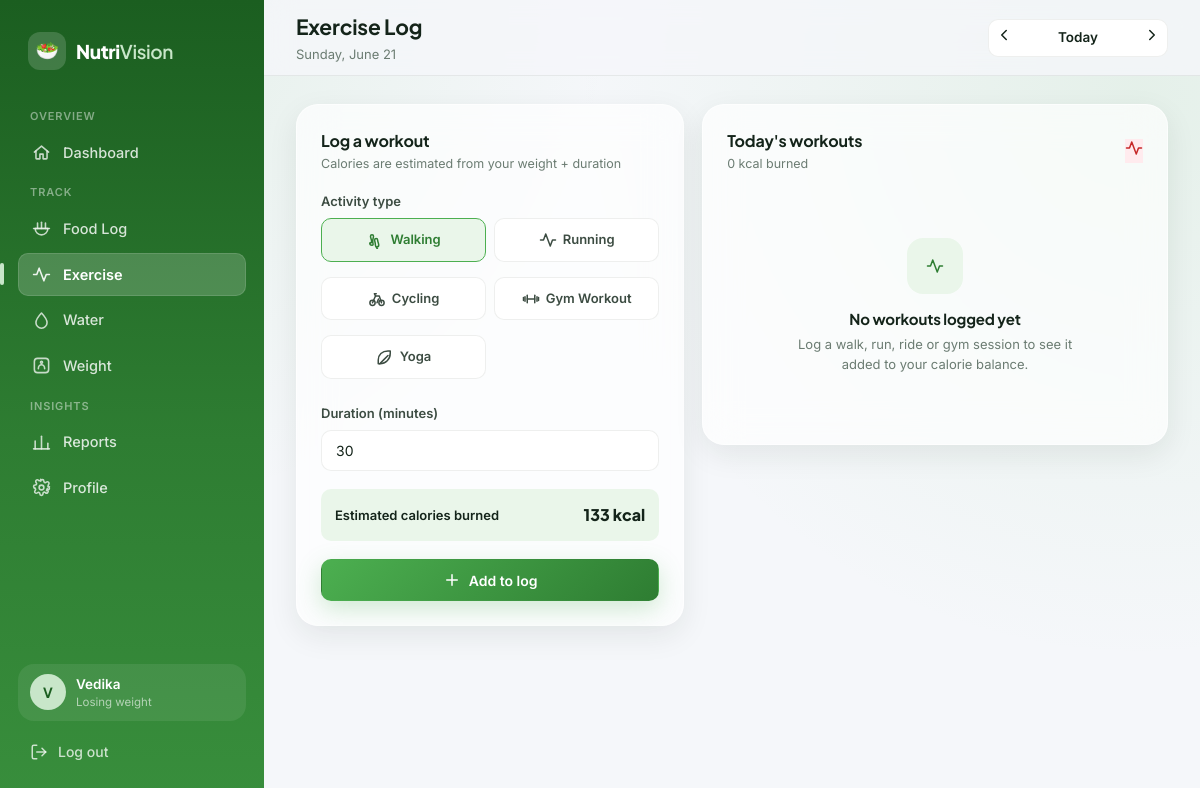
/exercise (signed in), run on the app's committed database.
### models.py (models this page shows, shortened)
class User(UserMixin, db.Model):
    __tablename__ = "users"
    id = db.Column(db.Integer, primary_key=True)
    name = db.Column(db.String(100), nullable=False)
    email = db.Column(db.String(150), unique=True, nullable=False, index=True)
    password_hash = db.Column(db.String(255), nullable=False)
    age = db.Column(db.Integer)
    gender = db.Column(db.String(20))  # 'male' | 'female' | 'other'
    height = db.Column(db.Float)  # centimetres
    weight = db.Column(db.Float)  # kilograms (latest known weight)
    goal_weight = db.Column(db.Float)  # kilograms (target weight)
    activity_level = db.Column(db.String(30), default="sedentary")
    goal = db.Column(db.String(20), default="maintenance")  # weight_loss | maintenance | weight_gain
    water_goal_ml = db.Column(db.Integer, default=2000)
    created_at = db.Column(db.DateTime, default=datetime.utcnow)
    food_logs = db.relationship("FoodLog", backref="user", lazy=True, cascade="all, delete-orphan")
    exercise_logs = db.relationship("ExerciseLog", backref="user", lazy=True, cascade="all, delete-orphan")
    water_logs = db.relationship("WaterLog", backref="user", lazy=True, cascade="all, delete-orphan")
    weight_logs = db.relationship("WeightLog", backref="user", lazy=True, cascade="all, delete-orphan")

### blueprints/exercise.py (the view)
@exercise_bp.route("/exercise")
@login_required
def exercise_page():
    selected_date = _parse_date(request.args.get("date"))
    logs = (
        ExerciseLog.query.filter_by(user_id=current_user.id, date=selected_date)
        .order_by(ExerciseLog.created_at.desc())
        .all()
    )
    total_burned = round(sum(l.calories_burned for l in logs), 0)
    return render_template(
        "exercise_log.html",
        selected_date=selected_date,
        prev_date=selected_date - timedelta(days=1),
        next_date=selected_date + timedelta(days=1),
        is_today=(selected_date == date.today()),
        logs=logs,
        total_burned=total_burned,
        exercise_labels=EXERCISE_LABELS,
    )

### blueprints/exercise.py (called while the page is built)
def _parse_date(value):
    if not value:
        return date.today()
    try:
        return datetime.strptime(value, "%Y-%m-%d").date()
    except ValueError:
        return date.today()

### templates/exercise_log.html (shortened to what this page needs)
{% extends "base.html" %}
{% from "partials/icons.html" import icon %}
{% block page_title %}Exercise Log{% endblock %}
{% block page_subtitle %}{{ selected_date.strftime('%A, %B') }} {{ selected_date.day }}{% endblock %}
{% block topbar_actions %}
<div class="date-nav">
  <a href="{{ url_for('exercise.exercise_page', date=prev_date.isoformat()) }}" aria-label="Previous day">{{ icon('chevron-left') }}</a>
  <span class="date-label">{{ "Today" if is_today else selected_date.strftime('%b %d') }}</span>
  <a href="{{ url_for('exercise.exercise_page', date=next_date.isoformat()) }}" aria-label="Next day">{{ icon('chevron-right') }}</a>
</div>
{% endblock %}
{% block content %}
<div class="dash-grid" style="grid-template-columns: 1fr 1.2fr;">
  <div class="card">
    <div class="card-header">
      <div>
        <h3>Log a workout</h3>
        <p class="subtitle">Calories are estimated from your weight + duration</p>
      </div>
    </div>
    <div class="form-group">
      <label>Activity type</label>
      <div class="segmented cols-2" id="exerciseTypeGroup">
        {% set ex_icons = {'walking':'footprints','running':'activity','cycling':'bike','gym_workout':'dumbbell','yoga':'leaf'} %}
        {% for val, lbl in exercise_labels.items() %}
        <label class="option" for="ex_{{ val }}" style="display:flex;align-items:center;gap:6px;justify-content:center;">{{ icon(ex_icons[val],'icon') }} {{ lbl }}</label>
        {% endfor %}
      </div>
    </div>
    <div class="form-group">
      <label for="exerciseDuration">Duration (minutes)</label>
      <input type="number" class="input" id="exerciseDuration" value="30" min="1" max="600" step="1">
    </div>
    <div class="flex-between mb-18" style="padding:14px;background:var(--primary-50);border-radius:var(--radius-sm);">
      <span class="text-sm" style="font-weight:600;">Estimated calories burned</span>
      <span id="estimatedCalories" style="font-family:var(--font-display);font-weight:800;">0 kcal</span>
    </div>
    <button class="btn btn-primary btn-block" id="addExerciseBtn">{{ icon('plus','icon') }} Add to log</button>
  </div>
  <div class="card">
    <div class="card-header">
      <div>
        <h3>Today's workouts</h3>
        <p class="subtitle"><span id="totalBurnedLabel">{{ total_burned|int }}</span> kcal burned</p>
      </div>
      <div class="stat-icon icon-burned">{{ icon('activity') }}</div>
    </div>
    {% if not logs %}
    <div class="empty-state" id="exerciseEmptyState">
      <div class="empty-icon">{{ icon('activity') }}</div>
      <h4>No workouts logged yet</h4>
      <p>Log a walk, run, ride or gym session to see it added to your calorie balance.</p>
    </div>
    {% endif %}
  </div>
</div>
{% endblock %}

### templates/base.html (shortened to what this page needs)
<!DOCTYPE html>
<html lang="en">
<head>
<link rel="stylesheet" href="{{ url_for('static', filename='css/style.css') }}">
</head>
<body>
{% from "partials/icons.html" import icon %}
<div class="app-shell">
  <aside class="sidebar" id="sidebar">
    <div class="sidebar-brand">
      <div class="logo-mark">🥗</div>
      <div class="logo-text">Nutri<span>Vision</span></div>
    </div>
    <p class="sidebar-section-label">Overview</p>
    <nav class="sidebar-nav">
      <a class="sidebar-link {{ 'active' if request.endpoint == 'dashboard.home' }}" href="{{ url_for('dashboard.home') }}">
        {{ icon('home') }} Dashboard
      </a>
    </nav>
    <p class="sidebar-section-label">Track</p>
    <nav class="sidebar-nav">
      <a class="sidebar-link {{ 'active' if request.endpoint == 'food.food_log_page' }}" href="{{ url_for('food.food_log_page') }}">
        {{ icon('bowl') }} Food Log
      </a>
      <a class="sidebar-link {{ 'active' if request.endpoint == 'exercise.exercise_page' }}" href="{{ url_for('exercise.exercise_page') }}">
        {{ icon('activity') }} Exercise
      </a>
      <a class="sidebar-link {{ 'active' if request.endpoint == 'water.water_page' }}" href="{{ url_for('water.water_page') }}">
        {{ icon('droplet') }} Water
      </a>
      <a class="sidebar-link {{ 'active' if request.endpoint == 'weight.weight_page' }}" href="{{ url_for('weight.weight_page') }}">
        {{ icon('scale') }} Weight
      </a>
    </nav>
    <p class="sidebar-section-label">Insights</p>
    <nav class="sidebar-nav">
      <a class="sidebar-link {{ 'active' if request.endpoint == 'reports.reports_page' }}" href="{{ url_for('reports.reports_page') }}">
        {{ icon('bar-chart') }} Reports
      </a>
      <a class="sidebar-link {{ 'active' if request.endpoint == 'profile.edit_profile' }}" href="{{ url_for('profile.edit_profile') }}">
        {{ icon('settings') }} Profile
      </a>
    </nav>
    <div class="sidebar-footer">
      {% if current_user.is_authenticated %}
      <div class="sidebar-user">
        <div class="avatar">{{ current_user.name[:1]|upper }}</div>
        <div class="user-meta">
          <div class="user-name">{{ current_user.name }}</div>
          <div class="user-goal">{{ {'weight_loss':'Losing weight','maintenance':'Maintaining','weight_gain':'Gaining weight'}.get(current_user.goal, 'Set a goal') }}</div>
        </div>
      </div>
      <a class="sidebar-logout" href="{{ url_for('auth.logout') }}">{{ icon('logout') }} Log out</a>
      {% endif %}
    </div>
  </aside>
  <div class="main-col">
    <header class="topbar">
      <div class="flex gap-14" style="align-items:center;">
        <div class="topbar-title">
          <h1>{% block page_title %}Dashboard{% endblock %}</h1>
          <p>{% block page_subtitle %}{{ today.strftime('%A, %B') }} {{ today.day }}{% endblock %}</p>
        </div>
      </div>
      <div class="topbar-actions">
        {% block topbar_actions %}{% endblock %}
      </div>
    </header>
    <main class="content">
      {% block content %}{% endblock %}
    </main>
  </div>
</div>
</body>
</html>

### data on the page
User: name "V", name "Vedika", goal "Losing weight"

### other printed values
{{ selected_date.strftime('%A, %B') }} "Sunday, June"
{{ selected_date.day }} "21"
{{ lbl }} "Walking" "Running" "Cycling" "Gym Workout" "Yoga"
{{ total_burned|int }} "0"
